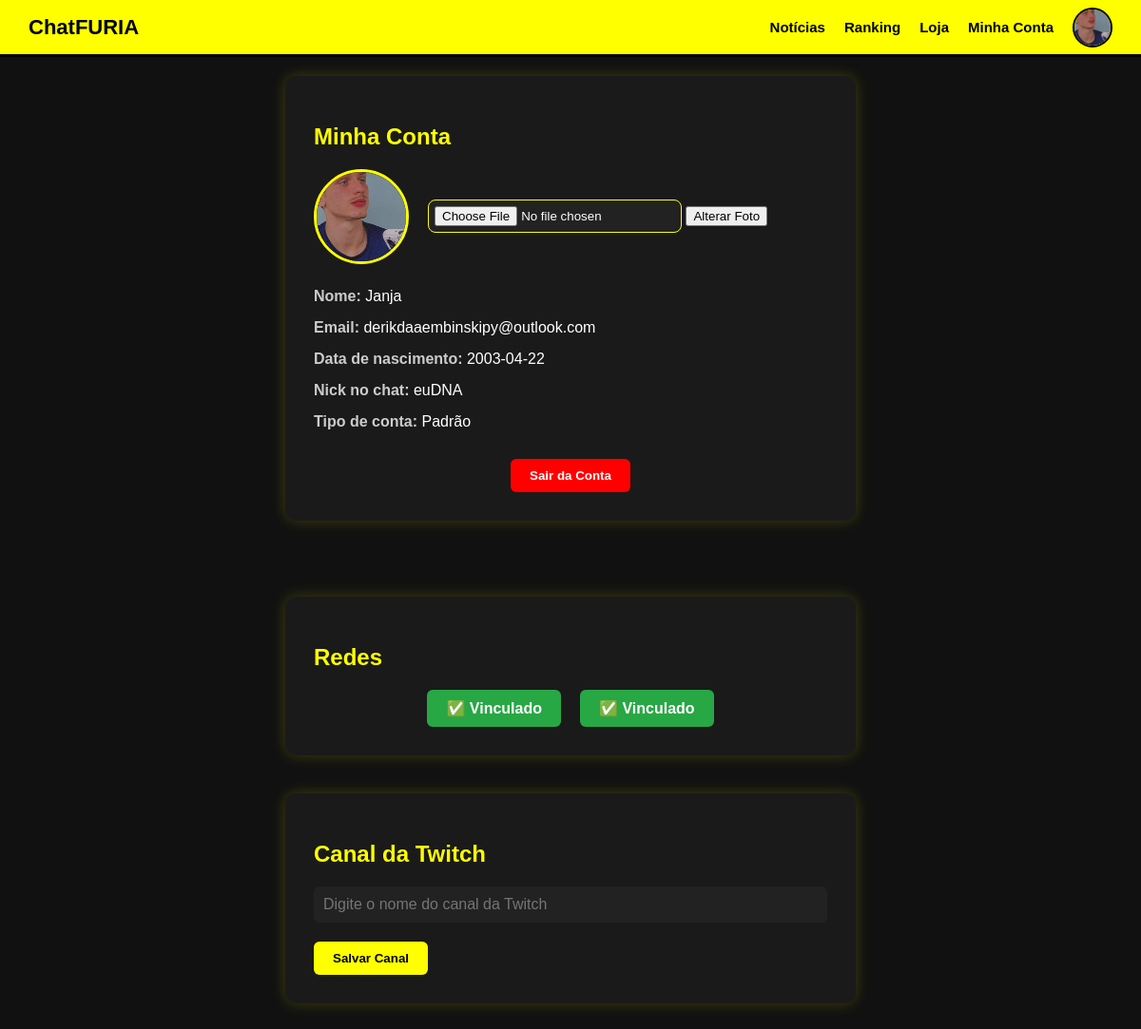
/painel (signed in), run on an earlier commit of the app's database.
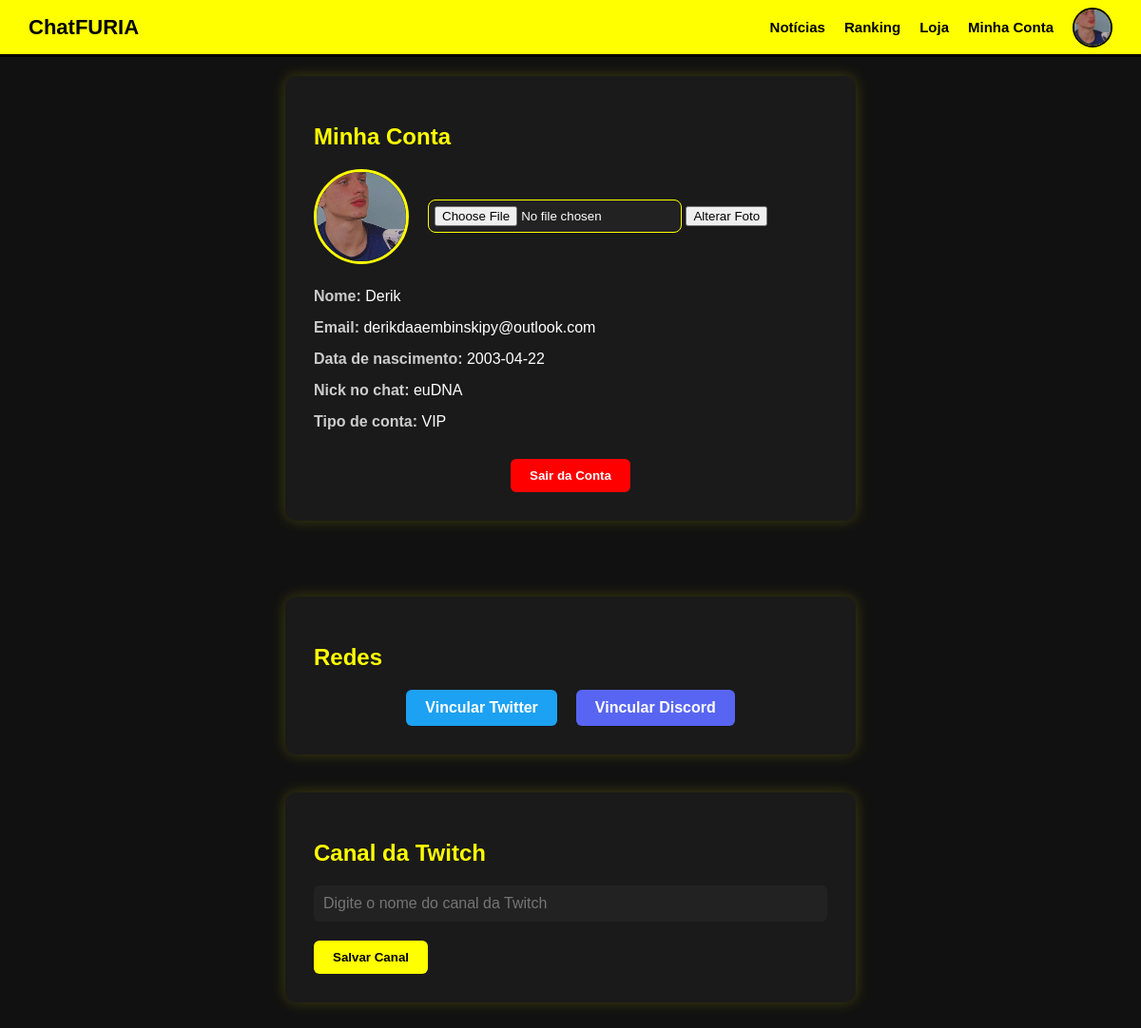
And on a later commit of the database.
### app/models/user.py (models this page shows, shortened)
class User(db.Model):
    id = db.Column(db.Integer, primary_key=True)
    nome = db.Column(db.String(100))
    nascimento = db.Column(db.String(10))  # YYYY-MM-DD
    nick = db.Column(db.String(50))
    email = db.Column(db.String(150), unique=True, nullable=False)
    senha_hash = db.Column(db.String(256), nullable=True)
    is_vip = db.Column(db.Boolean, default=False)
    foto_url = db.Column(
        db.String(255),
        nullable=True,
        default='/static/images/default_avatar.png'  # ✅ Foto padrão para novos usuários
    )
    twitter_id = db.Column(db.String(50), unique=True, nullable=True)  # ✅ ID do Twitter
    discord_id = db.Column(db.String(50), unique=True, nullable=True)  # ✅ ID do Discord
    twitch_channel = db.Column(db.String(100))

### app/routes/main.py (the view)
@main.route('/painel')
def painel():
    if 'user' not in session:
        return redirect(url_for('main.index'))
    user = User.query.filter_by(email=session['user']).first()
    if not user:
        return redirect(url_for('main.index'))
    return render_template('minhaconta.html', user=user)

### app/routes/auth.py (called while the page is built)
@auth.before_app_request
def limpar_pendentes_expirados():
    limite = datetime.utcnow() - timedelta(hours=24)
    expirados = PendingUser.query.filter(PendingUser.criado_em < limite).all()
    for p in expirados:
        db.session.delete(p)
    if expirados:
        db.session.commit()

### app/templates/minhaconta.html (shortened to what this page needs)
<!DOCTYPE html>
<html lang="pt-BR">
<head>
</head>
<body>
  <header class="top-bar">
    <div class="top-left">
      <a href="/chat">Chat<span style="font-weight: 900;">FURIA</span></a>
    </div>
    <div class="top-right">
      <a href="/news">Notícias</a>
      <a href="/ranking">Ranking</a>
      <a href="https://www.furia.gg/" target="_blank">Loja</a>
      <a href="/painel">Minha Conta</a>
      {% if user %}
        <img src="{{ user.foto_url or '/static/images/default_avatar.png' }}" alt="avatar" class="avatar">
      {% endif %}
    </div>
  </header>
  <div class="container">
    <h2>Minha Conta</h2>
    <div class="profile-pic">
      <img src="{{ user.foto_url or '/static/images/default_avatar.png' }}" alt="Foto de Perfil">
      <form method="post" action="/upload-foto" enctype="multipart/form-data">
        <input type="file" name="foto" accept="image/*">
        <button type="submit">Alterar Foto</button>
      </form>
    </div>
    <div class="info"><span class="label">Nome:</span> <span class="value">{{ user.nome }}</span></div>
    <div class="info"><span class="label">Email:</span> <span class="value">{{ user.email }}</span></div>
    <div class="info"><span class="label">Data de nascimento:</span> <span class="value">{{ user.nascimento }}</span></div>
    <div class="info"><span class="label">Nick no chat:</span> <span class="value">{{ user.nick }}</span></div>
    <div class="info"><span class="label">Tipo de conta:</span> <span class="value">{{ 'VIP' if user.is_vip else 'Padrão' }}</span></div>
    <form action="/logout" method="POST">
      <button type="submit" class="logout-button">Sair da Conta</button>
    </form>
  </div>
  <div class="container">
    <h2>Redes</h2>
    <div class="social-buttons">
      {% if not user.twitter_id %}
        <a href="/twitter/login" class="social-button twitter">Vincular Twitter</a>
      {% else %}
        <a href="#" class="social-button twitter linked">✅ Vinculado</a>
      {% endif %}
      {% if not user.discord_id %}
        <a href="/discord/login" class="social-button discord">Vincular Discord</a>
      {% else %}
        <a href="#" class="social-button discord linked">✅ Vinculado</a>
      {% endif %}
    </div>
  </div>
  <div class="twitch-container">
    <h2>Canal da Twitch</h2>
    <form action="/atualizar-twitch" method="POST">
      <input type="text" name="canal" placeholder="Digite o nome do canal da Twitch" required>
      <button type="submit" style="margin-top:10px; padding:10px 20px; background-color:yellow; color:black; font-weight:bold; border:none; border-radius:6px; cursor:pointer;">Salvar Canal</button>
    </form>
  </div>
</body>
</html>

### app/templates/minhaconta.html (style rules this page uses)
* { box-sizing: border-box; }
html, body { margin: 0; padding: 0; height: 100vh; width: 100vw; background-color: #111; color: white; font-family: sans-serif; overflow-x: hidden; }
body { overflow-y: auto; }
.top-bar { width: 100%; height: 60px; background-color: yellow; color: black; display: flex; justify-content: space-between; align-items: center; padding: 0 30px; font-weight: bold; border-bottom: 3px solid #000; position: fixed; top: 0; left: 0; z-index: 1000; }
.top-left { font-size: 22px; font-weight: 900; }
.top-left a { text-decoration: none; color: black; }
.top-right { display: flex; align-items: center; }
.top-right a { margin-left: 20px; text-decoration: none; color: black; font-size: 15px; transition: 0.2s; }
.avatar { width: 42px; height: 42px; object-fit: cover; border-radius: 50%; margin-left: 20px; border: 2px solid #000; }
.container { max-width: 600px; margin: 80px auto 40px; background-color: #1a1a1a; padding: 30px; border-radius: 12px; box-shadow: 0 0 15px rgba(255,255,0,0.2); }
h2 { margin-bottom: 20px; color: yellow; }
.info { margin-bottom: 15px; }
.label { font-weight: bold; color: #ccc; }
.value { color: white; }
.profile-pic { display: flex; align-items: center; gap: 20px; margin-bottom: 25px; }
.profile-pic img { width: 100px; height: 100px; object-fit: cover; border-radius: 50%; border: 3px solid yellow; }
.profile-pic input[type="file"] { background-color: #222; color: white; border: 1px solid yellow; padding: 6px; border-radius: 8px; }
.logout-button { display: block; margin: 30px auto 0; padding: 10px 20px; background-color: red; color: white; font-weight: bold; border: none; border-radius: 6px; cursor: pointer; transition: 0.2s; }
.social-buttons { display: flex; gap: 20px; justify-content: center; margin-top: 20px; }
.social-button { padding: 10px 20px; background-color: #333; color: white; font-weight: bold; border: none; border-radius: 6px; cursor: pointer; transition: 0.2s; text-decoration: none; display: inline-block; }
.social-button.twitter { background-color: #1DA1F2; }
.social-button.discord { background-color: #5865F2; }
.twitch-container { margin-top: 40px; max-width: 600px; margin-left: auto; margin-right: auto; background-color: #1a1a1a; padding: 30px; border-radius: 12px; box-shadow: 0 0 15px rgba(255,255,0,0.2); }
.twitch-container input { width: 100%; padding: 10px; font-size: 16px; border: none; border-radius: 6px; margin-bottom: 10px; background-color: #222; color: white; }

What changed in the data, as far as the page shows it:
changed User "derikdaaembinskipy@outlook.com": nome "Janja" → "Derik"; is_vip "Padrão" → "VIP"; twitter_id "1238655335386226689" → empty (drawn); discord_id "738528722445140038" → empty (drawn)
Also different on the page:
text no longer shown: "✅ Vinculado ✅ Vinculado"
text now shown: "Vincular Twitter Vincular Discord"
